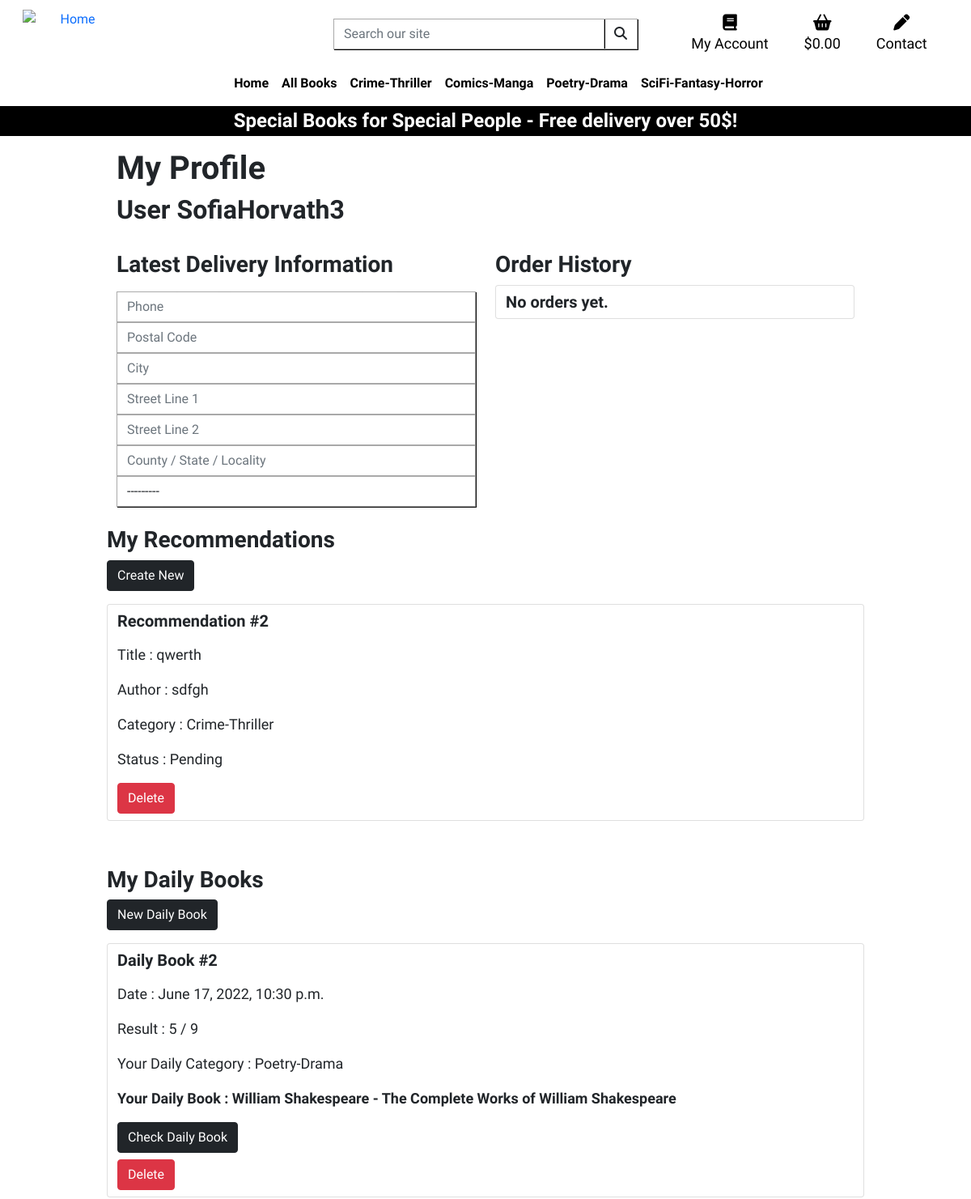
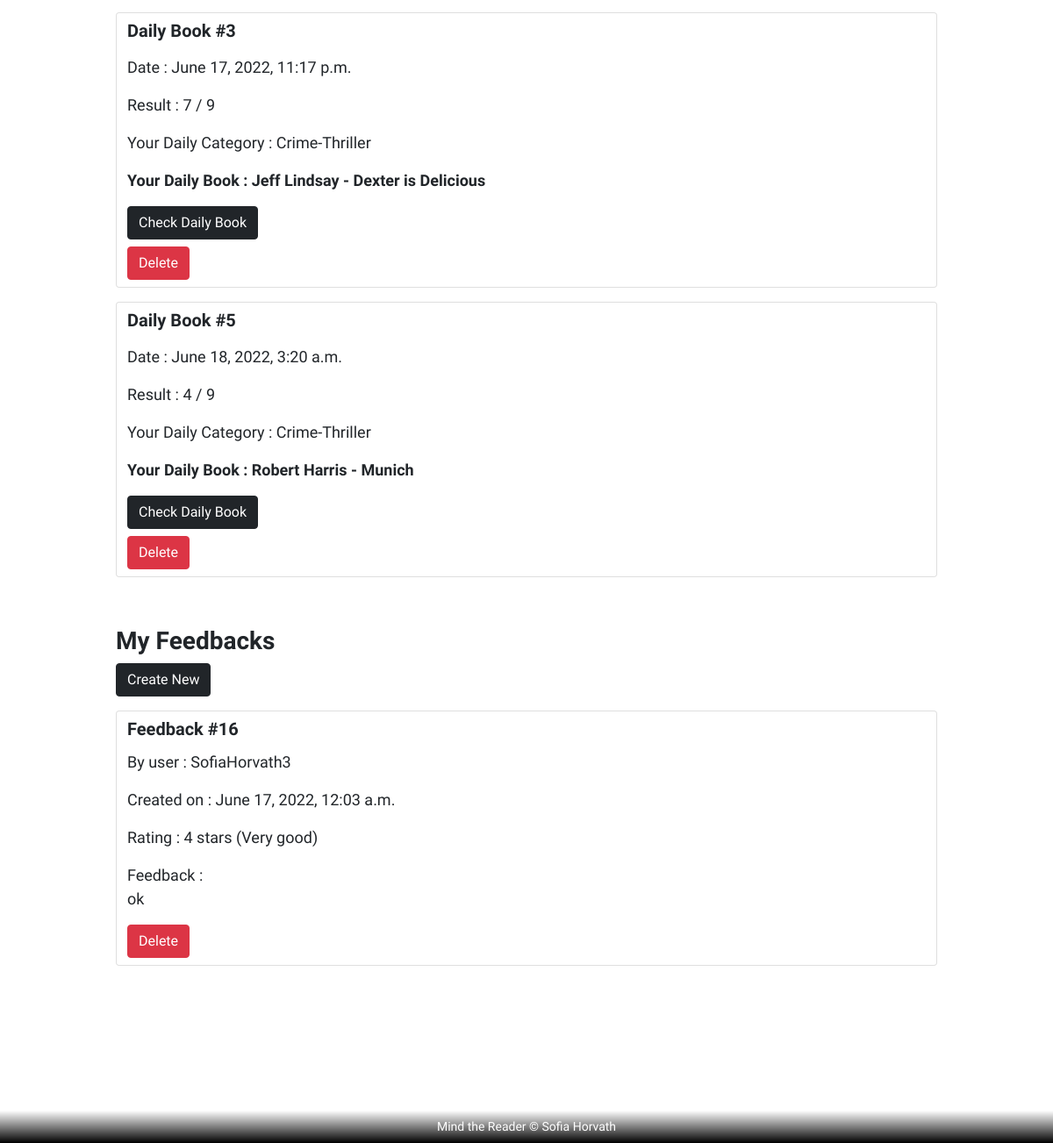
Screenshot of /profile/ (signed in) with the database file from the repository (2 pictures, top to bottom).
### profiles/models.py (models this page shows, shortened)
class Profile(models.Model):
    user = models.OneToOneField(User, on_delete=models.CASCADE)
    basic_phone = models.CharField(max_length=20, null=True, blank=True)
    basic_street1 = models.CharField(max_length=80, null=True, blank=True)
    basic_street2 = models.CharField(max_length=80, null=True, blank=True)
    basic_city = models.CharField(max_length=40, null=True, blank=True)
    basic_county = models.CharField(max_length=80, null=True, blank=True)
    basic_postcode = models.CharField(max_length=20, null=True, blank=True)
    basic_country = CountryField(blank_label='Country', null=True, blank=True)

### feedback/models.py (models this page shows, shortened)
class Recommendation(models.Model):
    status = models.CharField(max_length=25, blank=True, null=True)
    title = models.CharField(max_length=254, null=True)
    author = models.CharField(max_length=254)
    category = models.CharField(max_length=254, null=True)
    created = models.DateTimeField(auto_now_add=True, blank=True, null=True)
    user = models.ForeignKey(settings.AUTH_USER_MODEL, on_delete=models.CASCADE, blank=True, null=True)

class Feedback(models.Model):
    rating_point = models.IntegerField(null=True, blank=True)
    rating_description = models.CharField(max_length=255, blank=True, null=True)
    content = models.TextField(max_length=355, blank=True, null=True)
    created = models.DateTimeField(auto_now_add=True, blank=True, null=True)
    user = models.ForeignKey(settings.AUTH_USER_MODEL, on_delete=models.CASCADE, blank=True, null=True)

### dailybook/models.py (models this page shows)
class Result(models.Model):
    quiz = models.ForeignKey(Quiz, null=False, blank=False, on_delete=models.CASCADE, related_name='results')
    point = models.IntegerField(blank=True, null=True)
    category = models.ForeignKey(Category, on_delete=models.CASCADE, blank=True, null=True)
    book = models.ForeignKey(Book, on_delete=models.CASCADE, blank=True, null=True)
    user = models.ForeignKey(settings.AUTH_USER_MODEL, on_delete=models.CASCADE, blank=True, null=True)
    result = models.TextField(max_length=354, blank=True, null=True)
    created = models.DateTimeField(auto_now_add=True, blank=True, null=True)

### books/models.py (models this page shows, shortened)
class Category(models.Model):
    class Meta:
        verbose_name_plural = 'Categories'
    name = models.CharField(max_length=254)
    friendly_name = models.CharField(max_length=254, null=True, blank=True)

class Book(models.Model):
    id = models.AutoField(primary_key=True)
    image = models.URLField(max_length=1024, null=True, blank=True)
    name = models.CharField(max_length=254, null=True)
    author = models.CharField(max_length=254)
    format = models.CharField(max_length=254)
    book_depository_stars = models.DecimalField(max_digits=6, decimal_places=2, null=True, blank=True)
    price = models.DecimalField(max_digits=6, decimal_places=2)
    isbn = models.CharField(max_length=254)
    category = models.ForeignKey('Category', null=True, blank=True, on_delete=models.SET_NULL)
    img_paths = models.ImageField(null=True, blank=True)

### profiles/views.py (the view, shortened to what this page needs)
# urls.py: path('', views.profile, name='profile'),
@login_required
def profile(request):
    context = {}
    profile = get_object_or_404(Profile, user=request.user)
    orders = profile.orders.all()
    context['orders'] = orders
    context['on_profile_page'] = True
    form = UserProfileForm(instance=profile)
    context['form'] = form
    quiz_qs_count = Quiz.objects.filter(name='Your Daily Book').first().questions.all().count()
    context['quiz_qs_count'] = quiz_qs_count
    if request.user.is_superuser:
        context['feedbacks'] = Feedback.objects.all()
        context['recommendations'] = Recommendation.objects.all()
        context['dailybooks'] = Result.objects.all()
    else:
        context['feedbacks'] = Feedback.objects.filter(user=request.user)
        context['recommendations'] = Recommendation.objects.filter(user=request.user)
        context['dailybooks'] = Result.objects.filter(user=request.user)
    if request.POST.get('myfeedback-to-delete'):
        feedback = Feedback.objects.filter(id=request.POST['myfeedback-to-delete']).first()
        if feedback is not None:
            feedback.delete()
            messages.success(request, 'Feedback was deleted.')
        return render(request, 'profiles/profile.html', context=context)
    if request.POST.get('myrecommendations-to-delete'):
        recommendation = Recommendation.objects.filter(id=request.POST['myrecommendations-to-delete']).first()
        if recommendation is not None:
            recommendation.delete()
            messages.success(request, 'Recommendation was deleted.')
        return render(request, 'profiles/profile.html', context=context)
    if request.POST.get('mydailybook-to-delete'):
        dailybook = Result.objects.filter(id=request.POST['mydailybook-to-delete']).first()
        if dailybook is not None:
            dailybook.delete()
            messages.success(request, 'Daily Book was deleted.')
        return render(request, 'profiles/profile.html', context=context)
    return render(request, 'profiles/profile.html', context)

### profiles/templates/profiles/profile.html (shortened to what this page needs)
{% extends "base.html" %}
{% load static %}
{% block content %}
<div class="container main-container">
    <article class="row">
        <header class="row">
            <div class="col">
                <h1 class="logo-font mt-4">My Profile</h1>
                <h2 class="logo-font mb-4">User {{ request.user.username }}</h2>
            </div>
        </header>
        <section class="row">
            <article class="col-12 col-lg-6 mt-2">
                <header>
                    <h3 class="text-dark white-shadow bold">Latest Delivery Information</h3>
                </header>
                <section class="mt-3">
                    <form action="{% url 'profile' %}" method="POST">
                        {{ form|crispy }}
                    </form>
                </section>
            </article>
            <article class="col-12 col-lg-6 mt-2">
                <header>
                    <h3 class="text-dark white-shadow bold">Order History</h3>
                </header>
                <section class="order-history table-responsive">
                    {% if orders %}
                    <table class="table table-sm table-borderless">
                        <thead>
                            <tr>
                                <th>Order Number</th>
                                <th>Date</th>
                            </tr>
                        </thead>
                        <tbody>
                            {% for order in orders %}
                                <tr>
                                    <td>
                                        <a href="{% url 'order_history' order.order_number %}"
                                        title="{{ order.order_number }}">
                                            {{ order.order_number|truncatechars:10 }}
                                        </a>
                                    </td>
                                    <td>{{ order.date|date:'Y-m-d' }}</td>
                                </tr>
                            {% endfor %}
                        </tbody>
                    </table>
                    {% else %}
                    <header class="card row">
                        <div class="row">
                            <h5 class="mt-2 mb-2">No orders yet.</h5>
                        </div>
                    </header>
                    {% endif %}
                </section>
            </article>
            <article class="row mt-4 mb-3">
                <header>
                    <h3 class="white-shadow">My Recommendations</h3>
                    <div class="mb-3 mt-2">
                        <div class="col-12">
                            <a class="btn btn-dark" href="{% url 'feedback' %}">
                                Create New
                            </a>
                        </div>
                    </div>
                </header>
                {% if recommendations %}
                {% for r in recommendations %}
                <section class="row card mb-3">
                    <header class="row">
                        <h5 class="mt-2 mb-3">Recommendation #{{r.id}}</h5>
                    </header>
                    <div class="row">
                        <div>
                            <p>Title : {{r.title}}</p>
                            <p>Author : {{r.author}}</p>
                            <p>Category : {{r.category}}</p>
                            <p>Status : {{r.status}}</p>
                        </div>
                        <div>
                            <div class="center-container">
                                {% if request.user == r.user %}
                                <form class="mb-2 me-1" method="POST">
                                    <div>
                                        <div class="col-12">
                                            <input type="submit" value="Delete"
                                                   class="btn btn-md btn-danger">
                                        </div>
                                    </div>
                                </form>
                                {% endif %}
                            </div>
                        </div>
                    </div>
                </section>
                {% endfor %}
                {% else %}
                <section class="card row">
                    <header class="row">
                        <h5 class="mt-2 mb-2">No recommendations yet.</h5>
                    </header>
                </section>
                {% endif %}
            </article>
            <article class="row mt-4 mb-3">
                <header>
                    <h3 class="white-shadow">My Daily Books</h3>
                    <div class="mb-3 mt-2">
                        <div class="col-12">
                            <a class="btn btn-dark" href="{% url 'quiz' %}">
                                New Daily Book
                            </a>
                        </div>
                    </div>
                </header>
                {% if dailybooks %}
                    {% for b in dailybooks %}
                    <section class="row card mb-3">
                        <header class="row">
                            <h5 class="mt-2 mb-3">Daily Book #{{b.id}}</h5>
                        </header>
                        <div class="row">
                            <div>
                                <p>Date : {{b.created}}</p>
                                <p>Result : {{b.point}} / {{quiz_qs_count}}</p>
                                <p>Your Daily Category : {{b.category.friendly_name}}</p>
                                <p>
                                    <a href="{% url 'book_detail' b.book.id %}" class="text-dark">
                                        <strong>
                                        Your Daily Book : {{b.book.author}} - {{b.book.name}}
                                        </strong>
                                    </a>
                                </p>
                            </div>
                            <div class="row mb-2">
                                <div class="col-12">
                                    <a class="btn btn-dark" href="{% url 'result' b.id %}">
                                        Check Daily Book
                                    </a>
                                </div>
                            </div>
                            <div class="row">
                                {% if request.user == b.user %}
                                <form class="mb-2 me-1" method="POST">
                                    <div>
                                        <div class="col-12">
                                            <input type="submit" value="Delete"
                                                   class="btn btn-md btn-danger">
                                        </div>
                                    </div>
                                </form>
                                {% endif %}
                            </div>
                        </div>
                    </section>
                    {% endfor %}
                {% else %}
                <section class="card row">
                    <header class="row">
                        <h5 class="mt-2 mb-2">No daily books yet.</h5>
                    </header>
                </section>
                {% endif %}
            </article>
            <article class="row mt-4 mb-3">
                <header>
                    <h3 class="white-shadow">My Feedbacks</h3>
                    <div class="mb-3 mt-2">
                        <div class="col-12">
                            <a class="btn btn-dark" href="{% url 'feedback' %}">
                                Create New
                            </a>
                        </div>
                    </div>
                </header>
                {% if feedbacks %}
                    {% for f in feedbacks %}
                        <section class="row card mb-3">
                            <header class="row">
                                <div class="row">
                                    <h5 class="mt-2 feedback-post-title">
                                        <strong>Feedback #{{f.id}}</strong>
                                    </h5>
                                </div>
                                <div>
                                    <p class="mt-1">By user : {{f.user}}</p>
                                    <p>Created on : {{f.created}}</p>
                                    <p>Rating : {{f.rating_point}} stars ({{f.rating_description}})</p>
                                    <p>Feedback :<br>{{f.content|default:"N/A"}}</p>
                                </div>
                            </header>
                            <form class="row" method="POST">
                                <div class="row mb-2">
                                    <div class="col-12">
                                        <input type="submit" value="Delete"
                                               class="btn btn-md btn-danger">
                                    </div>
                                </div>
                            </form>
                        </section>
                    {% endfor %}
                {% else %}
                <section class="card row">
                    <header class="row">
                        <h5 class="mt-2 mb-2">No feedbacks yet.</h5>
                    </header>
                </section>
                {% endif %}
            </article>
        </section>
    </article>
</div>
{% endblock %}

### rows the page displays
Profile: basic_country "---------"
Recommendation: id "2", title "qwerth", author "sdfgh", category "Crime-Thriller", status "Pending"
Result: id "2", created "June 17, 2022, 10:30 p.m.", point "5", quiz_qs_count "9", category.friendly_name "Poetry-Drama", book.author "William Shakespeare", book.name "The Complete Works of William Shakespeare"
Result: id "3", created "June 17, 2022, 11:17 p.m.", point "7", quiz_qs_count "9", category.friendly_name "Crime-Thriller", book.author "Jeff Lindsay", book.name "Dexter is Delicious"
Result: id "5", created "June 18, 2022, 3:20 a.m.", point "4", quiz_qs_count "9", category.friendly_name "Crime-Thriller", book.author "Robert Harris", book.name "Munich"
Feedback: id "16", user "SofiaHorvath3", created "June 17, 2022, 12:03 a.m.", rating_point "4", rating_description "Very good", content "ok"

### other values shown
{{ request.user.username }} "SofiaHorvath3"
